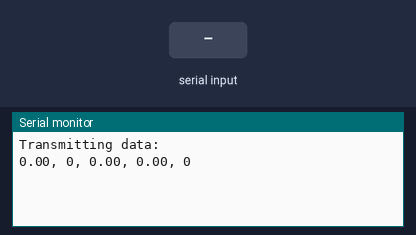
A sketch run on a simulated ESP32. Parts: the last lines printed to the serial monitor. Inputs (shaded band) come from the test bench. WiFi joins after 1.5 s; servers stay silent unless stated.

Above: at 5.7 s.
5.8 s: "90,45,200\n" received over the second serial link
At 7.3 s:
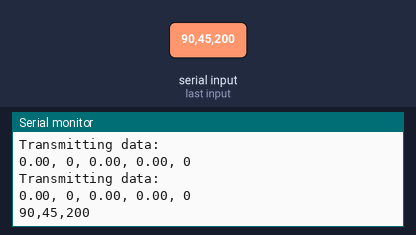
8.0 s: "90,45\n" received over the second serial link
At 9.1 s:
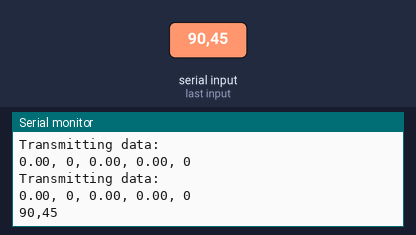
10.0 s: "90,45,200,10\n" received over the second serial link
At 11.3 s:
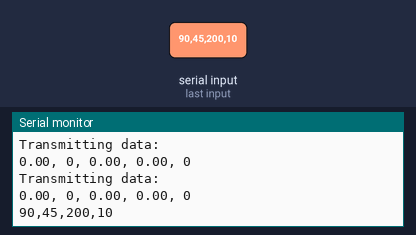
12.0 s: "1\n" received over the second serial link
At 13.3 s:
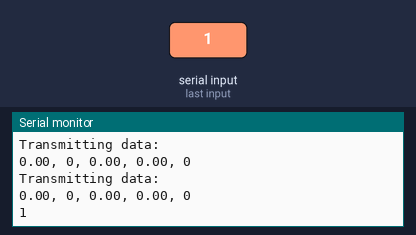
14.0 s: "v90\n" received over the second serial link
At 15.2 s:
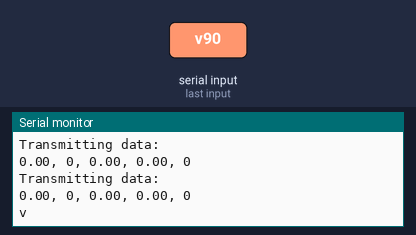

The sketch:

main_esp32.ino
```cpp
#include "arduino_secrets.h"
/*
  Sketch generated by the Arduino IoT Cloud Thing "Untitled"
  https://create.arduino.cc/cloud/things/43e4a1d8-0300-499e-a437-8d64de8a4a03

  Arduino IoT Cloud Variables description

  The following variables are automatically generated and updated when changes are made to the Thing

  float batteryVoltage;
  float leftCurrent;
  float rightCurrent;
  int weaponSpeed;
  bool disconnectedBool;

  Variables which are marked as READ/WRITE in the Cloud Thing will also have functions
  which are called when their values are changed from the Dashboard.
  These functions are generated with the Thing and added at the end of this sketch.
*/

#include "thingProperties.h"

#define RXD2 16
#define TXD2 17
String receivedString = "";
String voltage = "";
String weapon = "";
String leftcurrent = "";
String rightcurrent = "";
String disconnected = "";

void setup() {
  // Initialize serial and wait for port to open:
  Serial.begin(115200);
  Serial2.begin(9600, SERIAL_8N1, RXD2, TXD2);
  // This delay gives the chance to wait for a Serial Monitor without blocking if none is found
  delay(1500);

  // Defined in thingProperties.h
  initProperties();

  // Connect to Arduino IoT Cloud
  ArduinoCloud.begin(ArduinoIoTPreferredConnection);

  /*
     The following function allows you to obtain more information
     related to the state of network and IoT Cloud connection and errors
     the higher number the more granular information you’ll get.
     The default is 0 (only errors).
     Maximum is 4
  */
  setDebugMessageLevel(4);
  ArduinoCloud.printDebugInfo();
  delay(3000);
}

void loop() {
  if (ArduinoCloud.connected()){
    ArduinoCloud.update();
    // Your code here
  while (Serial2.available() > 0) {
    char incomingChar = Serial2.read();
    Serial.print(incomingChar);
    if (incomingChar == 'v') {
      voltage = "";
      while (incomingChar != ';') {
        incomingChar = Serial2.read();
        voltage += incomingChar;
      }
      batteryVoltage = voltage.toFloat() / 100.0;
      //receivedString += voltage ;
    }
    else if (incomingChar == 'l') {
      leftcurrent = "";
      while (incomingChar != ';') {
        incomingChar = Serial2.read();
        leftcurrent += incomingChar;
      }
      leftCurrent = leftcurrent.toFloat()/10.0;
      //receivedString += leftcurrent;
    }
    else if (incomingChar == 'r') {
      rightcurrent = "";
      while (incomingChar != ';') {
        incomingChar = Serial2.read();
        rightcurrent += incomingChar;
      }
      rightCurrent = rightcurrent.toFloat()/10.0;
      //receivedString += rightcurrent;
    }
    else if (incomingChar == 'w') {
      weapon = "";
      while (incomingChar != ';') {
        incomingChar = Serial2.read();
        weapon += incomingChar;
      }
      weaponSpeed = map(weapon.toInt(), 0, 255, 0, 100);
      //receivedString += weapon;
    }
    else if (incomingChar == 'd') {
      disconnected = "";
      while (incomingChar != ';') {
        incomingChar = Serial2.read();
        disconnected += incomingChar;
      }
      disconnectedBool = disconnected.toInt();
      if (disconnectedBool == 1) {
        disconnectedBool = false;
      }
      else {
        disconnectedBool = true;
      }
      //receivedString += disconnected;
    }
    else if (incomingChar == '\n') {
      // End of the string, print it and clear the buffer
      Serial.println(receivedString);
      receivedString = "";
      voltage = "";
      disconnected = "";
      rightcurrent = "";
      leftcurrent = "";
      weapon = "";
    }
  }
    delay(1000);
    Serial.println("Transmitting data: ");
    Serial.print(batteryVoltage);
    Serial.print(", ");
    Serial.print(weaponSpeed);
    Serial.print(", ");
    Serial.print(leftCurrent);
    Serial.print(", ");
    Serial.print(rightCurrent);
    Serial.print(", ");
    Serial.println(disconnectedBool);
  }
  else{
    Serial.println("ArduinoCloudIot Error");
    ArduinoCloud.update();
    //ArduinoCloud.begin(ArduinoIoTPreferredConnection);
    ArduinoCloud.printDebugInfo();
    delay(2000);
  }
}
```

arduino_secrets.h
```cpp
#define SECRET_SSID "NTB-DELL-G5 6364"
#define SECRET_OPTIONAL_PASS "deltarobot"
#define SECRET_DEVICE_KEY "QGKEE37WIO7EDOLAT5FR"
```

thingProperties.h
```cpp
// Code generated by Arduino IoT Cloud, DO NOT EDIT.

#include <ArduinoIoTCloud.h>
#include <Arduino_ConnectionHandler.h>

const char DEVICE_LOGIN_NAME[]  = "76a7e217-3449-4347-957a-6f9c5811e71b";

const char SSID[]               = SECRET_SSID;    // Network SSID (name)
const char PASS[]               = SECRET_OPTIONAL_PASS;    // Network password (use for WPA, or use as key for WEP)
const char DEVICE_KEY[]  = SECRET_DEVICE_KEY;    // Secret device password


float batteryVoltage;
float leftCurrent;
float rightCurrent;
int weaponSpeed;
bool disconnectedBool;

void initProperties(){

  ArduinoCloud.setBoardId(DEVICE_LOGIN_NAME);
  ArduinoCloud.setSecretDeviceKey(DEVICE_KEY);
  ArduinoCloud.addProperty(batteryVoltage, READ, ON_CHANGE, NULL);
  ArduinoCloud.addProperty(leftCurrent, READ, ON_CHANGE, NULL);
  ArduinoCloud.addProperty(rightCurrent, READ, ON_CHANGE, NULL);
  ArduinoCloud.addProperty(weaponSpeed, READ, ON_CHANGE, NULL);
  ArduinoCloud.addProperty(disconnectedBool, READ, ON_CHANGE, NULL);

}

WiFiConnectionHandler ArduinoIoTPreferredConnection(SSID, PASS);
```

Measured:
- after the input at 5.8 s, the serial monitor: prints a new line after 0.71 s (image 1)
- after the input at 8.0 s, the serial monitor: prints a new line after 0.51 s (image 2)
- after the input at 10.0 s, the serial monitor: prints a new line after 0.51 s (image 3)
- after the input at 12.0 s, the serial monitor: prints a new line after 0.51 s (image 4)
- after the input at 14.0 s, the serial monitor: prints a new line after 0.52 s (image 5)
